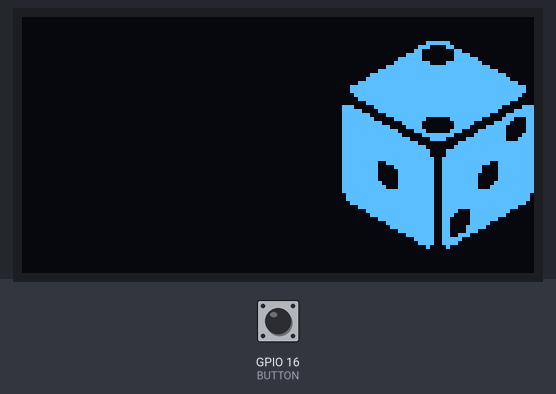
This program was run on a simulated ESP8266 (NodeMCU). Parts: 128×64 one-colour display. Inputs (shaded band) come from the test bench; at power-on: GPIO 16 (BUTTON) LOW. Random numbers use the default seed unless the program sets one.

Above: at 1.4 s.
1.5 s: GPIO 16 (BUTTON) pulled HIGH for 0.15 s
At 2.6 s:
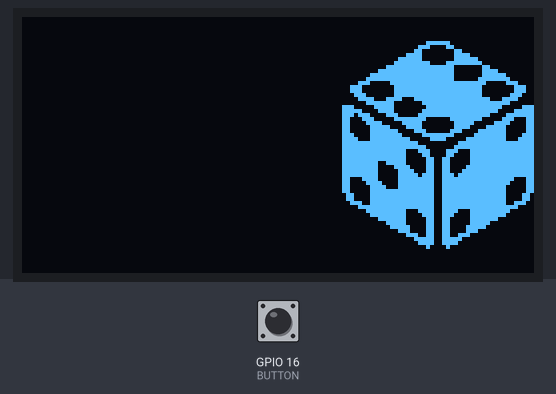
3.5 s: GPIO 16 (BUTTON) pulled HIGH for 1 s
At 5.9 s:
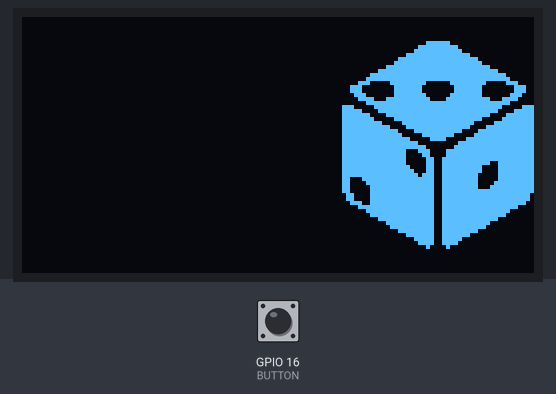
6.4 s: GPIO 16 (BUTTON) pulled HIGH for 0.15 s
At 6.69 s:
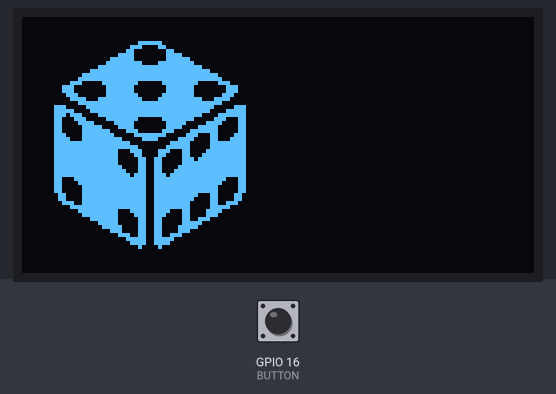
8.4 s: GPIO 16 (BUTTON) pulled HIGH for 1 s
At 9.69 s:
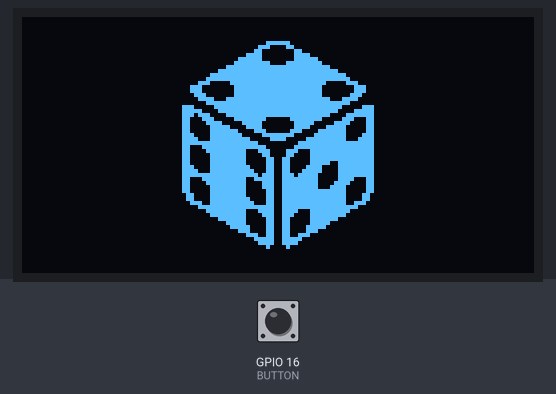
Timing chart, 0 to 11.4 s (numbered marks = the images above; inputs shaded):
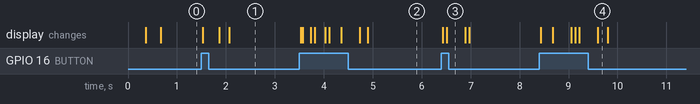

The program:

main.cpp
```cpp
#include <Adafruit_GFX.h>
#include <Adafruit_SSD1306.h>
#include <Wire.h>
#include <ESP8266TrueRandom.h>
#include <d6.h>


#define SCREEN_WIDTH 128 // OLED display width, in pixels
#define SCREEN_HEIGHT 64 // OLED display height, in pixels
#define SCREEN_ADDRESS 0x3C // OLED I2C bus address

#define BUTTON 16 // GPIO input for button

#define FRAMERATE 60 // Target 60 FPS, or about 17 ms delay per frame.
// Be careful setting this higher, as it's limited by the bandwidth of I2C, which is not very high.


// Connection on GPIO 5 and 4.
Adafruit_SSD1306 display(SCREEN_WIDTH, SCREEN_HEIGHT, &Wire, -1);


// Position the specified die at the specified X and Y coordinates.
void place_die(int die, int x, int y) {
  display.clearDisplay();
  display.drawBitmap(x, y, d6_array[die-1], 64, 64, 1);
  display.display();
}


// Roll the die in place at 0, 0.
void roll() {
  int face = ESP8266TrueRandom.random(1, 7);
  place_die(face, 0, 0);
  delay(1000 / FRAMERATE);
}


// "Finishes" the roll by having the die travel across
// the screen before coming to rest.
void finish_roll() {
	for (int i=0; i<10; i++) {
		int face = ESP8266TrueRandom.random(1, 7);
		place_die(face, i*8, 0);
		delay(1000 / FRAMERATE);
	}
}


// Run once at boot.
void setup() {
  // Button utilizes hardware pulldown on GPIO 16.
  // If a different pin is used, you may have to use an external pulldown resistor.
  pinMode(BUTTON, INPUT_PULLDOWN_16);

  // Initialize display.
  display.begin(SSD1306_SWITCHCAPVCC, SCREEN_ADDRESS);
  display.clearDisplay();
  display.display();
  // Wait for 200 ms so display can finish up.
  delay(200);
}


// Loop forever.
void loop() {
  // While button is pressed, show roll animation.
  while (digitalRead(BUTTON) == true) {
	roll();
  }

  // When button is released, finish the roll...
  finish_roll();

  // Then wait for the button to be pressed again.
  while (digitalRead(BUTTON) == false) {
	delay(5);
  }
}
```

Source omitted: d6.h (data table, 19377 bytes)

Measured:
- after the input at 1.5 s, the display: first changes at once (image 1 shows a later state)
- after the input at 3.5 s, the display: first changes at once (image 2 shows a later state)
- after the input at 6.4 s, the display: first changes at once (image 3 shows a later state)
- after the input at 8.4 s, the display: first changes at once (image 4 shows a later state)
